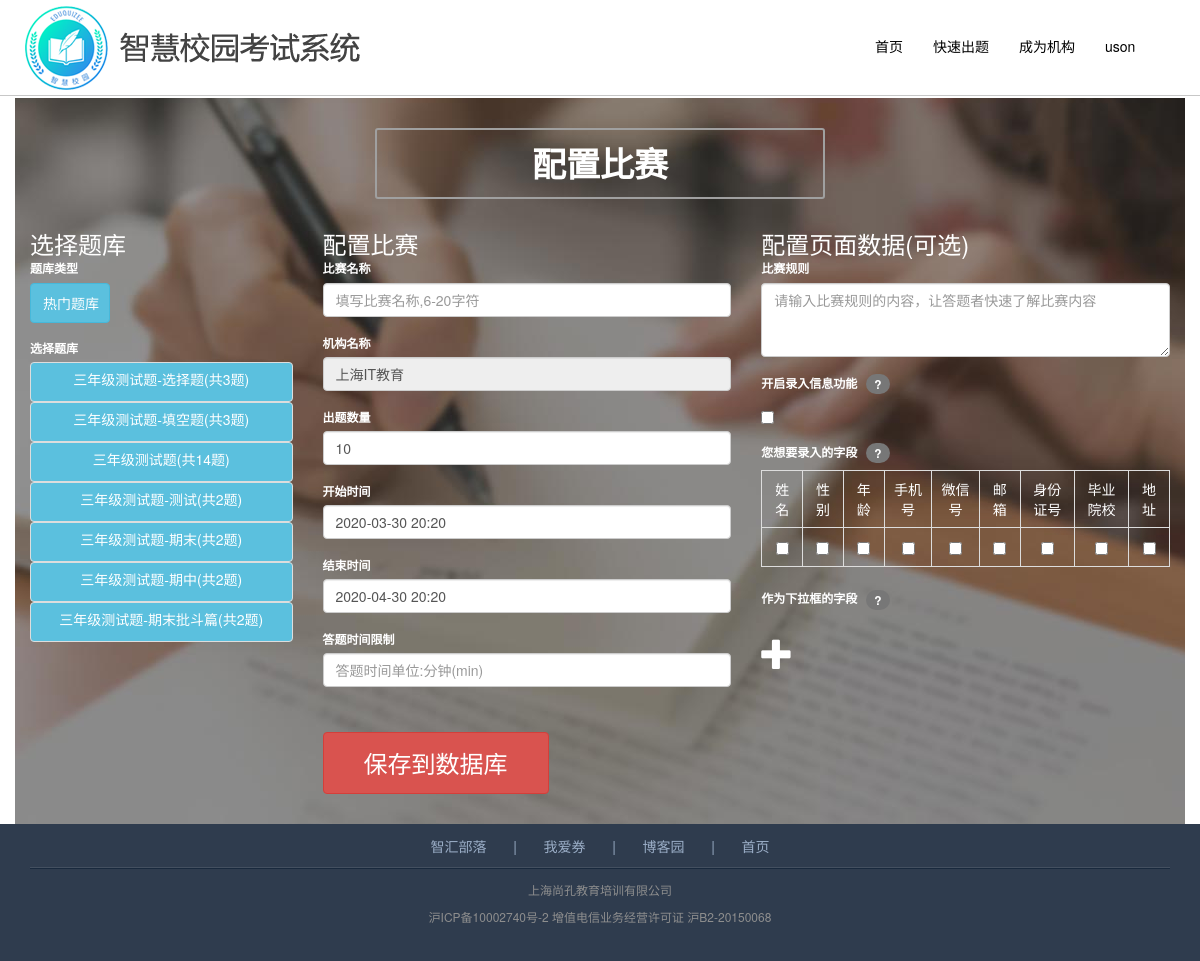
The app's page /match/setgame/ (signed in) with its own data.
### topicapp/models.py (models this page shows)
class TopicInfo(models.Model):
    qsize = models.SmallIntegerField(null=False, default=0, verbose_name='题库大小', help_text='题库大小')
    qname = models.CharField(null=False, max_length=20, unique=True, verbose_name='题库名', help_text='题库名')
    qselect = models.SmallIntegerField(null=False, default=0, verbose_name='选择题数', help_text='选择题数')
    qfillblank = models.SmallIntegerField(null=False, default=0, verbose_name='填空题数', help_text='填空题数')
    qucount = models.SmallIntegerField(null=False, default=0, verbose_name='参与人次', help_text='参与人次')
    qhasmatch = models.SmallIntegerField(null=False, default=0, verbose_name='已出比赛数', help_text='已出比赛数')
    fbinfo = models.ManyToManyField(to='FillbankSub')
    chinfo = models.ManyToManyField(to='ChoiceSub')
    aid = models.ForeignKey(to='userapp.AuthUser', to_field='id', on_delete=models.CASCADE)
    topichoice = (
        (0, '技术类'),
        (1, '教育类'),
        (2, '文化类'),
        (3, '常识类'),
        (4, '地理类'),
        (5, '体育类'),
        (6, '面试类'),
        (7, '热门题库'),
    )
    qtype = models.SmallIntegerField(choices=topichoice, default=7, null=False, verbose_name='题库类型', help_text='题库类型')
    class Meta:
        verbose_name_plural = '题库信息'
        verbose_name = '题库信息'

### userapp/models.py (models this page shows)
class RegUser(CreateUpdateMixin):
    uemail = models.EmailField(max_length=64, null=False, unique=True, db_index=True, verbose_name='邮箱', help_text='邮箱')
    uname = models.CharField(max_length=10, null=False, unique=True, verbose_name='用户名', help_text='用户名')
    upasswd = models.CharField(max_length=32, null=False, verbose_name='密码', help_text='密码')
    isauth = models.BooleanField(default=0, null=True, verbose_name='是否认证', help_text='是否认证')
    isdelete = models.BooleanField(default=0, null=True, verbose_name='是否已删除', help_text='是否已删除')
    uaddr = models.CharField(max_length=128, null=True, verbose_name='用户住址', help_text='用户住址')
    uschool = models.CharField(max_length=20, null=True, verbose_name='毕业院校', help_text='毕业院校')
    ugender = models.CharField(max_length=5, null=True, verbose_name='性别', help_text='性别')
    uage = models.IntegerField(null=True, verbose_name='年龄', help_text='年龄')
    umobile = models.CharField(max_length=11, null=True, verbose_name='手机号', help_text='手机号')
    uweixin = models.CharField(max_length=20, null=True, verbose_name='微信号', help_text='微信号')
    uid = models.CharField(max_length=18, null=True, verbose_name='身份证号', help_text='身份证号')
    class Meta:
        verbose_name = '普通用户'
        verbose_name_plural = '普通用户'

class AuthUser(CreateUpdateMixin):
    oemail = models.EmailField(max_length=64, null=False, unique=True, verbose_name='邮箱', help_text='邮箱')
    oname = models.CharField(max_length=32, null=False, unique=True, verbose_name='公司名称', help_text='公司名称')
    oreluname = models.CharField(max_length=20, null=False, verbose_name='真实姓名', help_text='真实姓名')
    oumobile = models.DecimalField(max_digits=11, decimal_places=0, null=False, verbose_name='认证手机号', help_text='认证手机号')
    otypechoice = (
        (0, '互联网IT'),
        (1, '金融'),
        (2, '房地产/建筑'),
        (3, '贸易/零售/物流'),
        (4, '教育/传媒/广告'),
        (5, '服务业'),
        (6, '市场/销售'),
        (7, '人事/财务/行政'),
        (8, '其他'),
    )
    otype = models.IntegerField(choices=otypechoice, default=4, null=False, verbose_name='公司类型', help_text='公司类型')
    userinfo = models.OneToOneField(to='RegUser', to_field='id', on_delete=models.CASCADE, related_name='authuser')
    class Meta:
        verbose_name = '机构用户'
        verbose_name_plural = '机构用户'

### matchapp/views.py (the view, shortened to what this page needs)
@auth
@auth_organ
def set_game(request):
    if request.method == 'GET':
        form_obj = ConfigForm()
        topicinfo_list = TopicInfo.objects.values()  # 不指定字段，全部显示
        current_user = request.session.get('username', None)
        user_obj = RegUser.objects.filter(uname=current_user).first()
        return render(request, "matchapp/set_game.html",
                      {'form_obj': form_obj, 'topicinfo_list': topicinfo_list, 'user_obj': user_obj})

### templates/matchapp/set_game.html (shortened to what this page needs)
{% extends 'base.html' %}
{% block css %}
    <link rel="stylesheet" href="/static/css/extend.css">
{% endblock %}
{% block content %}
    <div class="container mysetquestion">
        <div class="inner-content">
            <div class="configTitle">
                <span class="text-title img-responsive">配置比赛</span>
            </div>
            <div class="row">
                <div class="leftSet col-lg-3 col-md-3 col-sm-4">
                    <h3 class="title">选择题库</h3>
                    <label>题库类型</label>
                    <div class="dropdown">
                        <input type="button" class="topictype btn btn-info dropdown-toggle" data-toggle="dropdown"
                               name="qtype" tid="7" value="热门题库">
                    </div>
                    <div class="selectKu">
                        <label>选择题库</label>
                        {% for topic in topicinfo_list %}
                            <li class="btn btn-info uson" value="{{ topic.id }}" type="{{ topic.qtype }}"
                                title="{{ topic.qname }}(共{{ topic.qsize }}题)">
                                {{ topic.qname }}(共{{ topic.qsize }}题)
                            </li>
                        {% endfor %}
                    </div>
                </div>
                <div class="midSet col-lg-4 col-md-4 col-sm-4">
                    <h3 class="title">配置比赛</h3>
                    <form id="matchConfig" action="{% url 'match:match_config' %}" method="post">
                        <div class="form-group">
                            <label for="matchname">比赛名称</label>
                            <input type="text" name="matchname" class="form-control" id="matchname" placeholder="填写比赛名称,6-20字符">
                        </div>
                        <div class="form-group">
                            <label for="organame">机构名称</label>
                            <input type="text" class="form-control" name="organame" id="organame" value="{{ user_obj.authuser.oname }}" disabled>
                        </div>
                        <div class="form-group">
                            <label for="subcount">出题数量</label>
                            <input type="number" class="form-control" name="subcount" id="subcount" value="10">
                        </div>
                        <div class="form-group">
                            <label for="settime">开始时间</label>
                            <input type="datetime" class="form-control" name="settime" id="settime" placeholder="2019-12-03 16:30" value="2020-03-30 20:20">
                        </div>
                        <div class="form-group">
                            <label for="usettime">结束时间</label>
                            <input type="datetime" class="form-control" name="usettime" id="usettime" placeholder="2019-12-10 16:30" value="2020-04-30 20:20">
                        </div>
                        <div class="form-group">
                            <label for="examtime">答题时间限制</label>
                            <input type="number" class="form-control" id="examtime" name="examtime" placeholder="答题时间单位:分钟(min)">
                        </div>
                    </form>
                    <div class="saveButton btn btn-danger pc-save">保存到数据库</div>
                </div>
                <div class="rightSet col-lg-4 col-md-4 col-sm-4 ">
                    <h3 class="title">配置页面数据(可选)</h3>
                    <form role="form">
                        <div class="form-group">
                            <label for="matchRegular">比赛规则</label>
                            <textarea class="form-control" name="matchRegular" id="matchRegular" rows="3" placeholder="请输入比赛规则的内容，让答题者快速了解比赛内容"></textarea>
                        </div>
                        <div>
                            <label for="addExtraInfo">开启录入信息功能</label>
                            <span class="btn badge"
                                  title="开启录入信息功能将在答题前展示一个表单，&#10;这个表单用来录入一些您想要的用户信息，&#10;您可以通过下面的复选框指定录入哪些信息。">?</span>
                        </div>
                        <div class="checkbox">
                            <label>
                                <input type="checkbox" id="addExtraInfo" name="addExtraInfo" value="1">
                            </label>
                        </div>
                        <div>
                            <label>您想要录入的字段</label>
                            <span class="btn badge" title="如果您启用了表单信息录入功能，&#13;选定你想要的展示的字段即可。">?</span>
                        </div>
                        <div class="select-field">
                            <table class="table table-bordered">
                                <tbody>
                                <tr>
                                    <td class="uname">姓名</td>
                                    <td class="ugender">性别</td>
                                    <td class="uage">年龄</td>
                                    <td class="umobile">手机号</td>
                                    <td class="uweixin">微信号</td>
                                    <td class="uemail">邮箱</td>
                                    <td class="uid">身份证号</td>
                                    <td class="uschool">毕业院校</td>
                                    <td class="uaddr">地址</td>
                                </tr>
                                <tr>
                                    <td>
                                        <label class="checkbox-inline">
                                            <input type="checkbox" id="name" name="uname" value="1">
                                        </label>
                                    </td>
                                    <td>
                                        <label class="checkbox-inline">
                                            <input type="checkbox" id="gender" name="ugender" value="1">
                                        </label>
                                    </td>
                                    <td>
                                        <label class="checkbox-inline">
                                            <input type="checkbox" id="age" name="uage" value="1">
                                        </label>
                                    </td>
                                    <td>
                                        <label class="checkbox-inline">
                                            <input type="checkbox" id="phone" name="umobile" value="1">
                                        </label>
                                    </td>
                                    <td>
                                        <label class="checkbox-inline">
                                            <input type="checkbox" id="weixin" name="uweixin" value="1">
                                        </label>
                                    </td>
                                    <td>
                                        <label class="checkbox-inline">
                                            <input type="checkbox" id="email" name="uemail" value="1">
                                        </label>
                                    </td>
                                    <td>
                                        <label class="checkbox-inline">
                                            <input type="checkbox" id="idcard" name="uid" value="1">
                                        </label>
                                    </td>
                                    <td>
                                        <label class="checkbox-inline">
                                            <input type="checkbox" id="graduate" name="uschool" value="1">
                                        </label>
                                    </td>
                                    <td>
                                        <label class="checkbox-inline">
                                            <input type="checkbox" id="addr" name="uaddr" value="1">
                                        </label>
                                    </td>
                                </tr>
                                </tbody>
                            </table>
                        </div>
                        <div id="deldelay">
                            <label>作为下拉框的字段</label>
                            <span class="btn badge"
                                  title="如果普通的输入框不能满足需求，&#10;点击下面的加号将上面的字段变成下拉框的形式。&#13;必须事上面勾选过的字段才能设置为下拉框形式。">?</span>
                        </div>
                        <div class="glyphicon glyphicon-plus" style="font-size: 32px; color: #FFF; cursor: pointer;">
                        </div>
                    </form>
                </div>
            </div>
        </div>
    </div>
{% endblock %}

### templates/base.html (shortened to what this page needs)
<!DOCTYPE html>
<html lang="en">
<head>
    <link rel="stylesheet" href="/static/css/bootstrap.min.css">
    <link rel="stylesheet" href="/static/css/head.css">
    {% block css %}{% endblock %}
</head>
<body>
<div class="navbar page-header navbar-static-top navbar-fixed-top">
    <div class="container">
        <div class="navbar-header">
            <a class="navbar-brand">
                <img src="/static/images/logo.png" class="img-responsive">
            </a>
        </div>
        <div class="navbar-collapse collapse">
            <ul class="nav navbar-nav">
                <li><h3><a href="/">首页</a></h3></li>
                <li><h3><a href="{% url 'topic:set_question' %}">快速出题</a></h3></li>
                <li><h3><a href="{% url 'topic:do_organ' %}">成为机构</a></h3></li>
                <li id="p_login">
                    <h3>
                        {% if request.session.username %}
                            <a href="javascript:;">{{ request.session.username }}</a>
                        {% else %}
                            <a href="javascript:;">登录</a>
                        {% endif %}
                    </h3>
                </li>
            </ul>
        </div>
    </div>
</div>
<div class="space"></div>
<div class='page-body'>
    {% block content %}{% endblock %}
    <div class='page-footer'>
        <div class="container">
            <div class="friend-link">
                <a href="http://www.cohui.top/">智汇部落</a> |
                <a href="http://www.5iquan.vip/">我爱券</a> |
                <a href="https://www.cnblogs.com/uson/">博客园</a> |
                <a href="/">首页</a>
            </div>
            <div class="copy">
                <p>
                    上海尚孔教育培训有限公司
                </p>
                <p>沪ICP备10002740号-2 增值电信业务经营许可证 沪B2-20150068</p>
            </div>
        </div>
    </div>
</div>
</body>
</html>

### records on screen
TopicInfo: qname "三年级测试题-选择题", qsize "3"
TopicInfo: qname "三年级测试题-填空题", qsize "3"
TopicInfo: qname "三年级测试题", qsize "14"
TopicInfo: qname "三年级测试题-测试", qsize "2"
TopicInfo: qname "三年级测试题-期末", qsize "2"
TopicInfo: qname "三年级测试题-期中", qsize "2"
TopicInfo: qname "三年级测试题-期末批斗篇", qsize "2"
RegUser: organame "上海IT教育"

### other values on screen
{{ request.session.username }} "uson"
